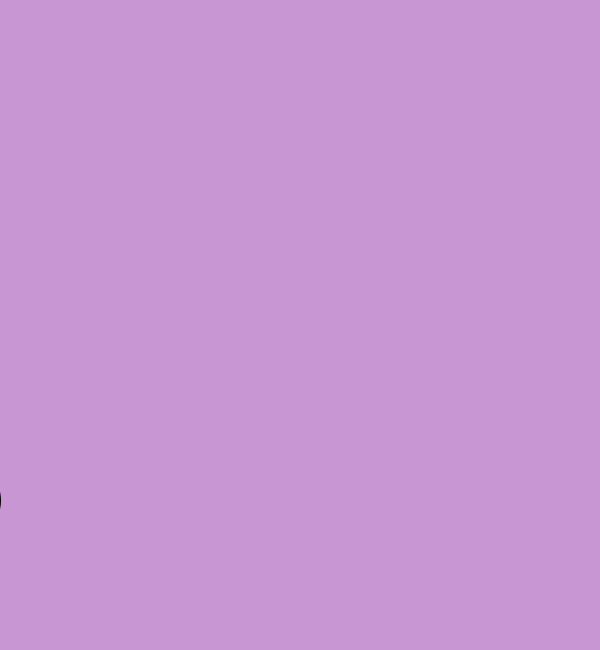
Frame 1 (no input)
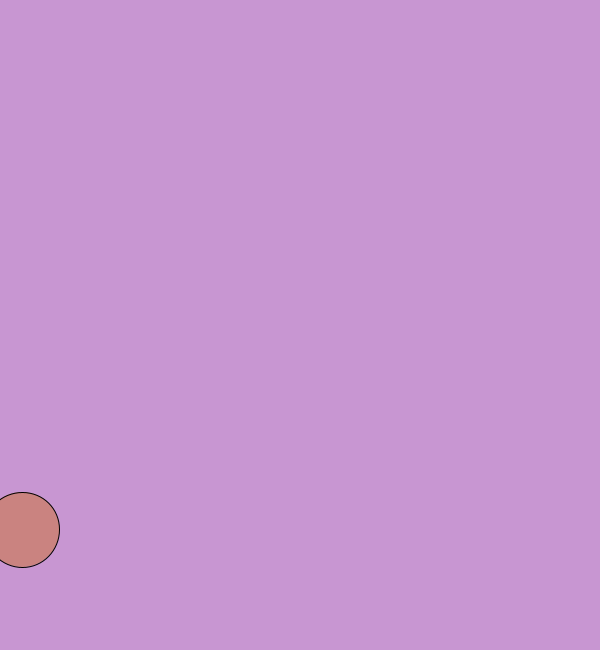
Frame 60 (the mouse pressed at the canvas centre just before this capture)
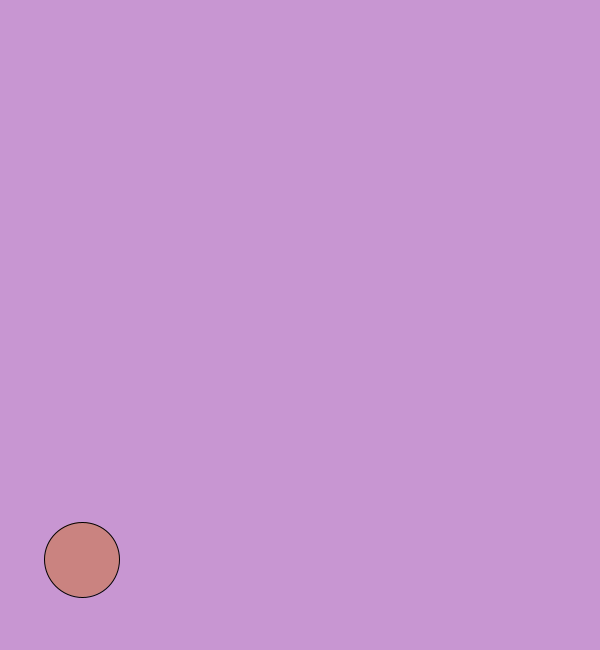
Frame 120 (the mouse held since frame 60 and released just before this capture)

The Processing sketch that drew these frames (run headless with seeded random() and noise(); from frame 60 on, the mouse is pressed at the canvas centre):

// Processing sketch: Sunset_and_Sunrise
// ── Sunset_and_Sunrise.pde
float x, y;
color c1;
int xPos = -37;
float r = 75;
float v;

void setup() {
  size(600, 650);
}

void draw() {

  background(200, 150, 210);
  println(mouseX, mouseY);

  //286 28
  //599 314
  frameRate(30);

  // Define colors

  c1 = color(204, 102, 0);
  fill(c1, 100);
  ellipse(x-37, y+500, r, r);
  x+=1;
  y-=0.5;
  //v = 0.5;

  if (x<=340) {
    y = y + 1;
  }
}
